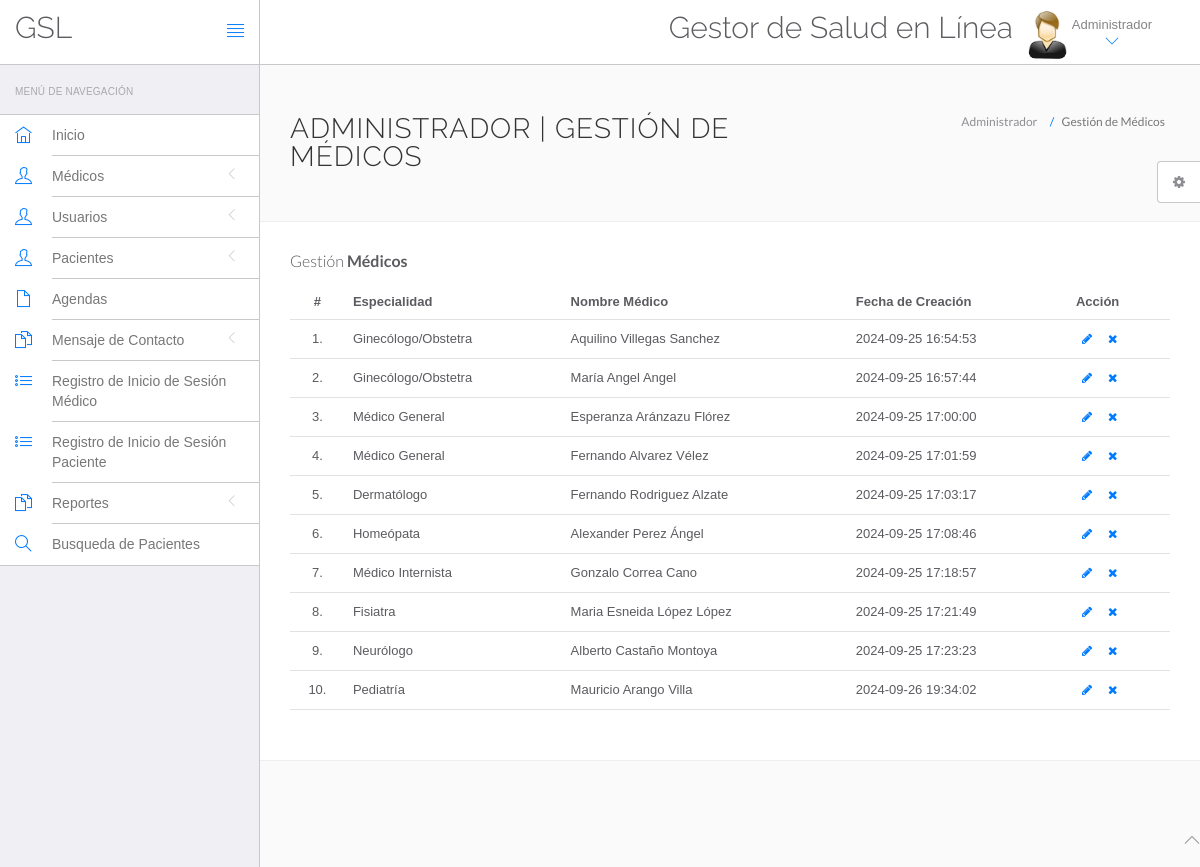
Screenshot of /hms/admin/manage-doctors.php (signed in) with the database file from the repository.
### tables this page shows
CREATE TABLE `doctors` (
  `id` int(11) NOT NULL,
  `specilization` varchar(255) DEFAULT NULL,
  `doctorName` varchar(255) DEFAULT NULL,
  `address` longtext DEFAULT NULL,
  `docFees` varchar(255) DEFAULT NULL,
  `contactno` bigint(11) DEFAULT NULL,
  `docEmail` varchar(255) DEFAULT NULL,
  `password` varchar(255) DEFAULT NULL,
  `creationDate` timestamp NULL DEFAULT current_timestamp(),
  `updationDate` timestamp NULL DEFAULT NULL ON UPDATE current_timestamp()
);

### hms/admin/manage-doctors.php (the view, shortened to what this page needs)
<?php
include('include/config.php');
?>
<!DOCTYPE html>
<html lang="en">
<head>
    <link rel="stylesheet" href="vendor/bootstrap/css/bootstrap.min.css">
    <link rel="stylesheet" href="vendor/fontawesome/css/font-awesome.min.css">
    <link rel="stylesheet" href="vendor/themify-icons/themify-icons.min.css">
    <link href="vendor/animate.css/animate.min.css" rel="stylesheet" media="screen">
    <link href="vendor/perfect-scrollbar/perfect-scrollbar.min.css" rel="stylesheet" media="screen">
    <link href="vendor/switchery/switchery.min.css" rel="stylesheet" media="screen">
    <link href="vendor/bootstrap-touchspin/jquery.bootstrap-touchspin.min.css" rel="stylesheet" media="screen">
    <link href="vendor/select2/select2.min.css" rel="stylesheet" media="screen">
    <link href="vendor/bootstrap-datepicker/bootstrap-datepicker3.standalone.min.css" rel="stylesheet" media="screen">
    <link href="vendor/bootstrap-timepicker/bootstrap-timepicker.min.css" rel="stylesheet" media="screen">
    <link rel="stylesheet" href="assets/css/styles.css">
    <link rel="stylesheet" href="assets/css/plugins.css">
    <link rel="stylesheet" href="assets/css/themes/theme-1.css" id="skin_color" />
</head>
<body>
    <div id="app">
        <?php include('include/sidebar.php');?>
        <div class="app-content">
            <?php include('include/header.php');?>
            <div class="main-content">
                <div class="wrap-content container" id="container">
                    <section id="page-title">
                        <div class="row">
                            <div class="col-sm-8">
                                <h1 class="mainTitle">Administrador | Gestión de Médicos</h1>
                            </div>
                            <ol class="breadcrumb">
                                <li>
                                    <span>Administrador</span>
                                </li>
                                <li class="active">
                                    <span>Gestión de Médicos</span>
                                </li>
                            </ol>
                        </div>
                    </section>
                    <div class="container-fluid container-fullw bg-white">
                        <div class="row">
                            <div class="col-md-12">
                                <h5 class="over-title margin-bottom-15">Gestión <span class="text-bold">Médicos</span>
                                </h5>
                                <table class="table table-hover" id="sample-table-1">
                                    <thead>
                                        <tr>
                                            <th class="center">#</th>
                                            <th>Especialidad</th>
                                            <th class="hidden-xs">Nombre Médico</th>
                                            <th>Fecha de Creación </th>
                                            <th>Acción</th>
                                        </tr>
                                    </thead>
                                    <tbody>
                                        <?php
$sql=mysqli_query($con,"select * from doctors");
$cnt=1;
while($row=mysqli_fetch_array($sql))
{
?>
                                        <tr>
                                            <td class="center"><?php echo $cnt;?>.</td>
                                            <td class="hidden-xs"><?php echo $row['specilization'];?></td>
                                            <td><?php echo $row['doctorName'];?></td>
                                            <td><?php echo $row['creationDate'];?>
                                            </td>
                                            <td>
                                                <div class="visible-md visible-lg hidden-sm hidden-xs">
                                                    <a href="edit-doctor.php?id=<?php echo $row['id'];?>"
                                                        class="btn btn-transparent btn-xs" tooltip-placement="top"
                                                        tooltip="Edit"><i class="fa fa-pencil"></i></a>
                                                    <a href="manage-doctors.php?id=<?php echo $row['id']?>&del=delete"
                                                        onClick="return confirm('Are you sure you want to delete?')"
                                                        class="btn btn-transparent btn-xs tooltips"
                                                        tooltip-placement="top" tooltip="Remove"><i
                                                            class="fa fa-times fa fa-white"></i></a>
                                                </div>
                                            </td>
                                        </tr>
                                        <?php
$cnt=$cnt+1;
											 }?>
                                    </tbody>
                                </table>
                            </div>
                        </div>
                    </div>
                </div>
            </div>
        </div>
    </div>
    <?php include('include/footer.php');?>
    <?php include('include/setting.php');?>
</body>
</html>

### hms/admin/assets/css/themes/theme-1.css (style rules this page uses)
body { background: #FAFAFA; }

### rows the page displays
doctors: specilization "Ginecólogo/Obstetra", doctorName "Aquilino Villegas Sanchez", creationDate "2024-09-25 16:54:53"
doctors: specilization "Ginecólogo/Obstetra", doctorName "María Angel Angel", creationDate "2024-09-25 16:57:44"
doctors: specilization "Médico General", doctorName "Esperanza Aránzazu Flórez", creationDate "2024-09-25 17:00:00"
doctors: specilization "Médico General", doctorName "Fernando Alvarez Vélez", creationDate "2024-09-25 17:01:59"
doctors: specilization "Dermatólogo", doctorName "Fernando Rodriguez Alzate", creationDate "2024-09-25 17:03:17"
doctors: specilization "Homeópata", doctorName "Alexander Perez Ángel", creationDate "2024-09-25 17:08:46"
doctors: specilization "Médico Internista", doctorName "Gonzalo Correa Cano", creationDate "2024-09-25 17:18:57"
doctors: specilization "Fisiatra", doctorName "Maria Esneida López López", creationDate "2024-09-25 17:21:49"
doctors: specilization "Neurólogo", doctorName "Alberto Castaño Montoya", creationDate "2024-09-25 17:23:23"
doctors: specilization "Pediatría", doctorName "Mauricio Arango Villa", creationDate "2024-09-26 19:34:02"
